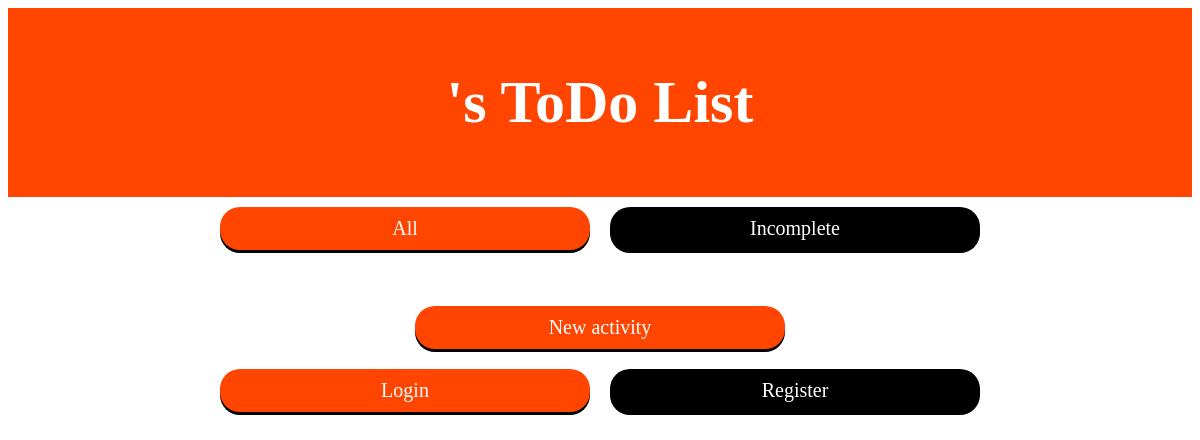
The page /list/completed/ on the database as committed earlier.
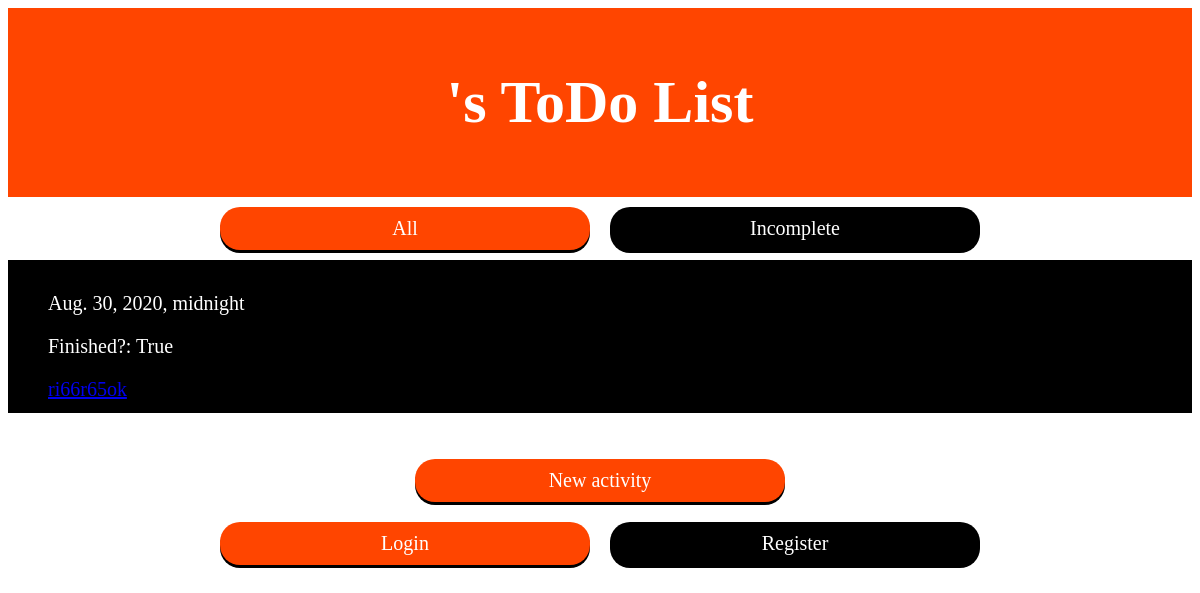
The same page on the database as committed later.
### list/models.py (models this page shows)
class List(models.Model):
    title = models.CharField(max_length=140)
    description = models.TextField(blank=True, null=True)
    date = models.DateField()
    due_date = models.DateTimeField()
    done = models.NullBooleanField()
    def get_absolute_url(self):
        return reverse("list:list-detail", kwargs={"id": self.id})

### list/views.py (the view)
# urls.py: path('completed/', views.completed_view, name='complete'),
def completed_view(request):
    completado = List.objects.filter(done = True)
    context = {
        "object_list": completado
    }
    return render(request, "list/completed.html", context)

### templates/list/completed.html (shortened to what this page needs)
{% extends "base.html" %}
{% block content %}
<header><h1>{{ user.username}}'s ToDo List</h1></header>
<div class="container">
    <a href="../all" class="button orange">All</a>
    <a href="../incomplete" class="button black">Incomplete</a>
</div>
<ul>
{% for instance in object_list %}
<li><p>{{ instance.due_date }}</p>
    <p>Finished?: {{ instance.done }}</p>
    <a href="{{ instance.get_absolute_url }}">{{ instance.title }} </a></li>
{% endfor %}
</ul>
    <br><br>
<div class="container">
<a href="../create" class="button orange">New activity</a>
</div>
{% endblock %}

Rows that differ between the two databases and show on the page:
added List: due_date "Aug. 30, 2020, midnight", done "True", title "ri66r65ok"
